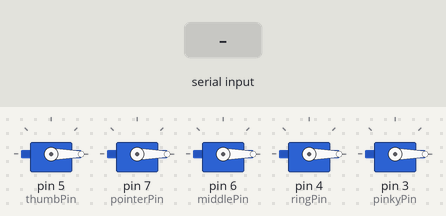
The sketch below on a simulated Arduino Uno, built with avr-gcc and run on an emulated ATmega328P. On the bench: 5 × servo. The test bench sets the inputs (shaded band).

Above: at 1.2 s.
1.3 s: "THUMB_DOWN\n" received over Serial
At 3.4 s:
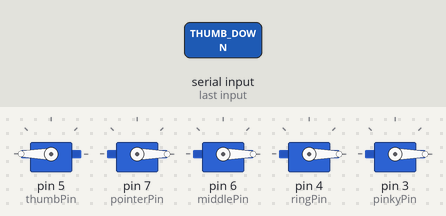
3.7 s: "THUMB_UP\n" received over Serial
At 3.86 s:
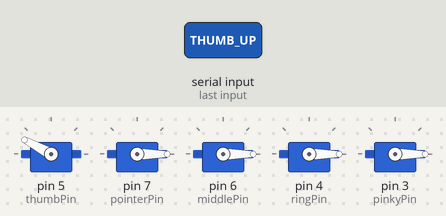
6.1 s: "POINTER_DOWN\n" received over Serial
At 8.2 s:
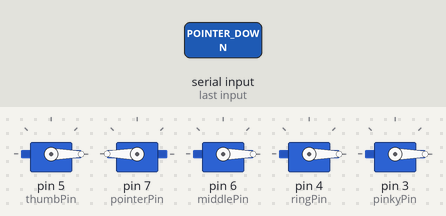
8.5 s: "POINTER_UP\n" received over Serial
At 8.66 s:
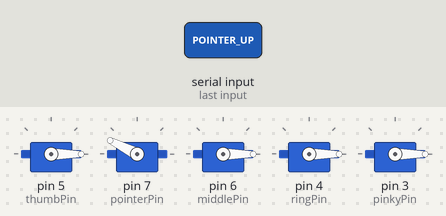
10.9 s: "MIDDLE_DOWN\n" received over Serial
At 12.3 s:
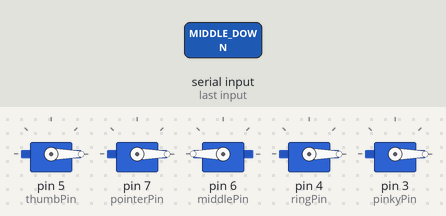
13.3 s: "MIDDLE_UP\n" received over Serial
At 13.46 s:
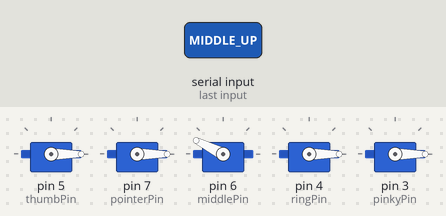
Timing chart, 0 to 16.3 s (numbered marks = the images above; inputs shaded):
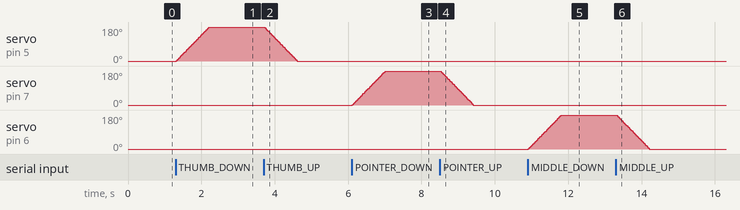

Measured:
- after the input at 1.3 s, servo on pin 5 (thumbPin): moves from 0° to 180° over 0.90 s, starting at once
- after the input at 3.7 s, servo on pin 5 (thumbPin): moves from 180° to 0° over 0.91 s, starting at once
- after the input at 6.1 s, servo on pin 7 (pointerPin): moves from 0° to 180° over 0.90 s, starting at once
- after the input at 8.5 s, servo on pin 7 (pointerPin): moves from 180° to 0° over 0.90 s, starting at once
- after the input at 10.9 s, servo on pin 6 (middlePin): moves from 0° to 180° over 0.91 s, starting at once
- after the input at 13.3 s, servo on pin 6 (middlePin): moves from 180° to 0° over 0.90 s, starting at once

The sketch:

all_5_fingers_servo_V1.3.ino
```cpp
// I include the Servo library because it handles the servo control signal for me.
#include <Servo.h>


// These are the five servo objects.
// Each object represents one physical servo motor.
Servo thumbServo;
Servo pointerServo;
Servo middleServo;
Servo ringServo;
Servo pinkyServo;


// These are the pins each servo signal wire is connected to.
int thumbPin = 5;
int pointerPin = 7;
int middlePin = 6;
int ringPin = 4;
int pinkyPin = 3;


// These store the current angle of each servo.
// I start them all at 0 because my mechanical setup starts open at 0 degrees.
int thumbPos = 0;
int pointerPos = 0;
int middlePos = 0;
int ringPos = 0;
int pinkyPos = 0;


// These store where each servo is trying to go.
// The important idea is that commands only change the target, not the servo instantly.
int thumbTarget = 0;
int pointerTarget = 0;
int middleTarget = 0;
int ringTarget = 0;
int pinkyTarget = 0;


// This controls how many degrees each servo moves per update.
// Smaller number means smoother and slower motion.
int stepSize = 1;


// This controls how much time passes between each movement update.
// Bigger number means slower servo motion.
int moveDelay = 5;


// This stores the last time I moved the servos.
// I use this instead of delay() so the Arduino does not get stuck.
unsigned long lastMoveTime = 0;


void setup() {

  // I attach each servo object to the pin its signal wire is plugged into.
  thumbServo.attach(thumbPin);
  pointerServo.attach(pointerPin);
  middleServo.attach(middlePin);
  ringServo.attach(ringPin);
  pinkyServo.attach(pinkyPin);

  // I start serial communication so Arduino can receive messages from Python.
  Serial.begin(9600);

  // I reduce how long Arduino waits when reading a serial command.
  // This helps keep the servo motion responsive.
  Serial.setTimeout(5);

  // I physically send all servos to their open starting position.
  thumbServo.write(0);
  pointerServo.write(0);
  middleServo.write(0);
  ringServo.write(0);
  pinkyServo.write(0);
}


void loop() {

  // This checks if Python has sent any command over USB.
  if (Serial.available() > 0) {

    // This reads one full command until it reaches the newline character.
    String command = Serial.readStringUntil('\n');

    // This removes hidden spaces or carriage returns from the command.
    command.trim();


    // If Python says the thumb is down, I set the thumb target to 180.
    if (command == "THUMB_DOWN") {
      thumbTarget = 180;
    }

    // If Python says the thumb is up, I set the thumb target back to 0.
    else if (command == "THUMB_UP") {
      thumbTarget = 0;
    }

    // If Python says the pointer is down, I set the pointer target to 180.
    else if (command == "POINTER_DOWN") {
      pointerTarget = 180;
    }

    // If Python says the pointer is up, I set the pointer target back to 0.
    else if (command == "POINTER_UP") {
      pointerTarget = 0;
    }

    // If Python says the middle finger is down, I set the middle target to 180.
    else if (command == "MIDDLE_DOWN") {
      middleTarget = 180;
    }

    // If Python says the middle finger is up, I set the middle target back to 0.
    else if (command == "MIDDLE_UP") {
      middleTarget = 0;
    }

    // If Python says the ring finger is down, I set the ring target to 180.
    else if (command == "RING_DOWN") {
      ringTarget = 180;
    }

    // If Python says the ring finger is up, I set the ring target back to 0.
    else if (command == "RING_UP") {
      ringTarget = 0;
    }

    // If Python says the pinky is down, I set the pinky target to 180.
    else if (command == "PINKY_DOWN") {
      pinkyTarget = 180;
    }

    // If Python says the pinky is up, I set the pinky target back to 0.
    else if (command == "PINKY_UP") {
      pinkyTarget = 0;
    }
  }


  // This checks whether enough time has passed to move the servos one small step.
  // I use millis() instead of delay() so Arduino can keep reading new commands.
  if (millis() - lastMoveTime >= moveDelay) {

    // I update the last movement time.
    lastMoveTime = millis();

    // Each servo moves one small step toward its own target.
    // This is what makes the motion simultaneous and interruptible.
    moveServoTowardTarget(thumbServo, thumbPos, thumbTarget);
    moveServoTowardTarget(pointerServo, pointerPos, pointerTarget);
    moveServoTowardTarget(middleServo, middlePos, middleTarget);
    moveServoTowardTarget(ringServo, ringPos, ringTarget);
    moveServoTowardTarget(pinkyServo, pinkyPos, pinkyTarget);
  }
}


// This function moves one servo a little bit toward its target.
// I use a function so I do not have to repeat the same movement logic five times.
void moveServoTowardTarget(Servo &servo, int &currentPos, int targetPos) {

  // If the servo is below its target, I move it upward by stepSize.
  if (currentPos < targetPos) {

    // This increases the current position.
    currentPos = currentPos + stepSize;

    // This prevents the servo from overshooting the target.
    if (currentPos > targetPos) {
      currentPos = targetPos;
    }

    // This sends the updated angle to the physical servo.
    servo.write(currentPos);
  }

  // If the servo is above its target, I move it downward by stepSize.
  else if (currentPos > targetPos) {

    // This decreases the current position.
    currentPos = currentPos - stepSize;

    // This prevents the servo from going below the target.
    if (currentPos < targetPos) {
      currentPos = targetPos;
    }

    // This sends the updated angle to the physical servo.
    servo.write(currentPos);
  }
}
```
